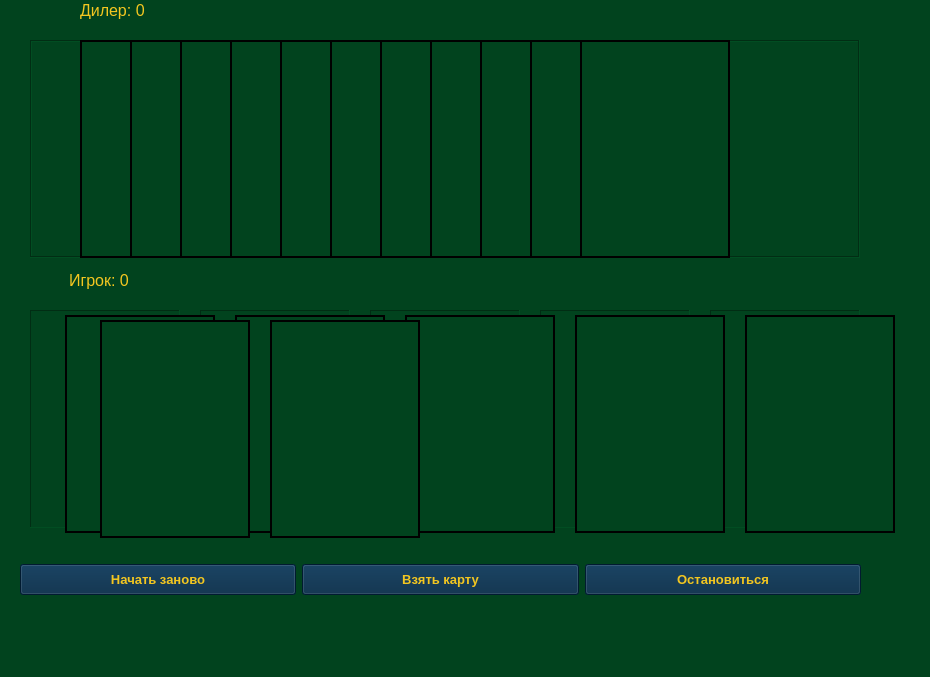
<?xml version="1.0" encoding="UTF-8"?>
<ui version="4.0">
 <class>MainWindow</class>
 <widget class="QMainWindow" name="MainWindow">
  <property name="geometry">
   <rect>
    <x>0</x>
    <y>0</y>
    <width>930</width>
    <height>677</height>
   </rect>
  </property>
  <property name="windowTitle">
   <string>MainWindow</string>
  </property>
  <property name="styleSheet">
   <string notr="true">background-color: rgb(1, 67, 30);</string>
  </property>
  <widget class="QWidget" name="centralwidget">
   <widget class="QLabel" name="dealerCard1">
    <property name="geometry">
     <rect>
      <x>30</x>
      <y>40</y>
      <width>150</width>
      <height>218</height>
     </rect>
    </property>
    <property name="frameShape">
     <enum>QFrame::Box</enum>
    </property>
    <property name="frameShadow">
     <enum>QFrame::Sunken</enum>
    </property>
    <property name="text">
     <string/>
    </property>
    <property name="pixmap">
     <pixmap>images/cards/2_of_clubs.png</pixmap>
    </property>
    <property name="scaledContents">
     <bool>true</bool>
    </property>
   </widget>
   <widget class="QLabel" name="playerCard1">
    <property name="geometry">
     <rect>
      <x>30</x>
      <y>310</y>
      <width>150</width>
      <height>218</height>
     </rect>
    </property>
    <property name="frameShape">
     <enum>QFrame::Panel</enum>
    </property>
    <property name="frameShadow">
     <enum>QFrame::Sunken</enum>
    </property>
    <property name="text">
     <string/>
    </property>
    <property name="pixmap">
     <pixmap>images/cards/2_of_diamonds.png</pixmap>
    </property>
    <property name="scaledContents">
     <bool>true</bool>
    </property>
   </widget>
   <widget class="QLabel" name="dlabel">
    <property name="geometry">
     <rect>
      <x>80</x>
      <y>0</y>
      <width>351</width>
      <height>21</height>
     </rect>
    </property>
    <property name="font">
     <font>
      <pointsize>12</pointsize>
     </font>
    </property>
    <property name="styleSheet">
     <string notr="true">color: rgb(243, 198, 32);</string>
    </property>
    <property name="text">
     <string notr="true">Дилер: 0</string>
    </property>
   </widget>
   <widget class="QLabel" name="dealerCard2">
    <property name="geometry">
     <rect>
      <x>200</x>
      <y>40</y>
      <width>150</width>
      <height>218</height>
     </rect>
    </property>
    <property name="frameShape">
     <enum>QFrame::Box</enum>
    </property>
    <property name="frameShadow">
     <enum>QFrame::Sunken</enum>
    </property>
    <property name="text">
     <string/>
    </property>
    <property name="pixmap">
     <pixmap>images/cards/2_of_clubs.png</pixmap>
    </property>
    <property name="scaledContents">
     <bool>true</bool>
    </property>
   </widget>
   <widget class="QLabel" name="dealerCard3">
    <property name="geometry">
     <rect>
      <x>370</x>
      <y>40</y>
      <width>150</width>
      <height>218</height>
     </rect>
    </property>
    <property name="frameShape">
     <enum>QFrame::Box</enum>
    </property>
    <property name="frameShadow">
     <enum>QFrame::Sunken</enum>
    </property>
    <property name="text">
     <string/>
    </property>
    <property name="pixmap">
     <pixmap>images/cards/2_of_clubs.png</pixmap>
    </property>
    <property name="scaledContents">
     <bool>true</bool>
    </property>
   </widget>
   <widget class="QLabel" name="dealerCard4">
    <property name="geometry">
     <rect>
      <x>540</x>
      <y>40</y>
      <width>150</width>
      <height>218</height>
     </rect>
    </property>
    <property name="frameShape">
     <enum>QFrame::Box</enum>
    </property>
    <property name="frameShadow">
     <enum>QFrame::Sunken</enum>
    </property>
    <property name="text">
     <string/>
    </property>
    <property name="pixmap">
     <pixmap>images/cards/2_of_clubs.png</pixmap>
    </property>
    <property name="scaledContents">
     <bool>true</bool>
    </property>
   </widget>
   <widget class="QLabel" name="dealerCard5">
    <property name="geometry">
     <rect>
      <x>710</x>
      <y>40</y>
      <width>150</width>
      <height>218</height>
     </rect>
    </property>
    <property name="frameShape">
     <enum>QFrame::Box</enum>
    </property>
    <property name="frameShadow">
     <enum>QFrame::Sunken</enum>
    </property>
    <property name="text">
     <string/>
    </property>
    <property name="pixmap">
     <pixmap>images/cards/2_of_clubs.png</pixmap>
    </property>
    <property name="scaledContents">
     <bool>true</bool>
    </property>
   </widget>
   <widget class="QLabel" name="playerCard2">
    <property name="geometry">
     <rect>
      <x>200</x>
      <y>310</y>
      <width>150</width>
      <height>218</height>
     </rect>
    </property>
    <property name="frameShape">
     <enum>QFrame::Panel</enum>
    </property>
    <property name="frameShadow">
     <enum>QFrame::Sunken</enum>
    </property>
    <property name="text">
     <string/>
    </property>
    <property name="pixmap">
     <pixmap>images/cards/2_of_diamonds.png</pixmap>
    </property>
    <property name="scaledContents">
     <bool>true</bool>
    </property>
   </widget>
   <widget class="QLabel" name="playerCard3">
    <property name="geometry">
     <rect>
      <x>370</x>
      <y>310</y>
      <width>150</width>
      <height>218</height>
     </rect>
    </property>
    <property name="frameShape">
     <enum>QFrame::Panel</enum>
    </property>
    <property name="frameShadow">
     <enum>QFrame::Sunken</enum>
    </property>
    <property name="text">
     <string/>
    </property>
    <property name="pixmap">
     <pixmap>images/cards/2_of_diamonds.png</pixmap>
    </property>
    <property name="scaledContents">
     <bool>true</bool>
    </property>
   </widget>
   <widget class="QLabel" name="playerCard4">
    <property name="geometry">
     <rect>
      <x>540</x>
      <y>310</y>
      <width>150</width>
      <height>218</height>
     </rect>
    </property>
    <property name="frameShape">
     <enum>QFrame::Panel</enum>
    </property>
    <property name="frameShadow">
     <enum>QFrame::Sunken</enum>
    </property>
    <property name="text">
     <string/>
    </property>
    <property name="pixmap">
     <pixmap>images/cards/2_of_diamonds.png</pixmap>
    </property>
    <property name="scaledContents">
     <bool>true</bool>
    </property>
   </widget>
   <widget class="QLabel" name="playerCard5">
    <property name="geometry">
     <rect>
      <x>710</x>
      <y>310</y>
      <width>150</width>
      <height>218</height>
     </rect>
    </property>
    <property name="frameShape">
     <enum>QFrame::Panel</enum>
    </property>
    <property name="frameShadow">
     <enum>QFrame::Sunken</enum>
    </property>
    <property name="text">
     <string/>
    </property>
    <property name="pixmap">
     <pixmap>images/cards/2_of_diamonds.png</pixmap>
    </property>
    <property name="scaledContents">
     <bool>true</bool>
    </property>
   </widget>
   <widget class="QWidget" name="horizontalLayoutWidget">
    <property name="geometry">
     <rect>
      <x>20</x>
      <y>540</y>
      <width>841</width>
      <height>80</height>
     </rect>
    </property>
    <layout class="QHBoxLayout" name="actions">
     <item>
      <widget class="QPushButton" name="btn_restart">
       <property name="minimumSize">
        <size>
         <width>0</width>
         <height>31</height>
        </size>
       </property>
       <property name="font">
        <font>
         <pointsize>10</pointsize>
         <weight>75</weight>
         <bold>true</bold>
         <kerning>true</kerning>
        </font>
       </property>
       <property name="focusPolicy">
        <enum>Qt::StrongFocus</enum>
       </property>
       <property name="styleSheet">
        <string notr="true">background-color: rgb(1, 38, 67);
color: rgb(243, 198, 32);</string>
       </property>
       <property name="text">
        <string>Начать заново</string>
       </property>
      </widget>
     </item>
     <item>
      <widget class="QPushButton" name="btn_hit">
       <property name="minimumSize">
        <size>
         <width>0</width>
         <height>31</height>
        </size>
       </property>
       <property name="font">
        <font>
         <pointsize>10</pointsize>
         <weight>75</weight>
         <bold>true</bold>
        </font>
       </property>
       <property name="styleSheet">
        <string notr="true">background-color: rgb(1, 38, 67);
color: rgb(243, 198, 32);</string>
       </property>
       <property name="text">
        <string>Взять карту</string>
       </property>
      </widget>
     </item>
     <item>
      <widget class="QPushButton" name="btn_stand">
       <property name="minimumSize">
        <size>
         <width>0</width>
         <height>31</height>
        </size>
       </property>
       <property name="font">
        <font>
         <pointsize>10</pointsize>
         <weight>75</weight>
         <bold>true</bold>
        </font>
       </property>
       <property name="styleSheet">
        <string notr="true">background-color: rgb(1, 38, 67);
color: rgb(243, 198, 32);</string>
       </property>
       <property name="text">
        <string>Остановиться</string>
       </property>
      </widget>
     </item>
    </layout>
   </widget>
   <widget class="QLabel" name="playerCard6">
    <property name="geometry">
     <rect>
      <x>65</x>
      <y>315</y>
      <width>150</width>
      <height>218</height>
     </rect>
    </property>
    <property name="frameShape">
     <enum>QFrame::Box</enum>
    </property>
    <property name="lineWidth">
     <number>2</number>
    </property>
    <property name="text">
     <string/>
    </property>
    <property name="pixmap">
     <pixmap>images/cards/2_of_diamonds.png</pixmap>
    </property>
    <property name="scaledContents">
     <bool>true</bool>
    </property>
   </widget>
   <widget class="QLabel" name="playerCard7">
    <property name="geometry">
     <rect>
      <x>235</x>
      <y>315</y>
      <width>150</width>
      <height>218</height>
     </rect>
    </property>
    <property name="frameShape">
     <enum>QFrame::Box</enum>
    </property>
    <property name="lineWidth">
     <number>2</number>
    </property>
    <property name="text">
     <string/>
    </property>
    <property name="pixmap">
     <pixmap>images/cards/2_of_diamonds.png</pixmap>
    </property>
    <property name="scaledContents">
     <bool>true</bool>
    </property>
   </widget>
   <widget class="QLabel" name="dealerCard_2">
    <property name="enabled">
     <bool>true</bool>
    </property>
    <property name="geometry">
     <rect>
      <x>80</x>
      <y>40</y>
      <width>150</width>
      <height>218</height>
     </rect>
    </property>
    <property name="frameShape">
     <enum>QFrame::Box</enum>
    </property>
    <property name="lineWidth">
     <number>2</number>
    </property>
    <property name="text">
     <string/>
    </property>
    <property name="pixmap">
     <pixmap>images/cards/2_of_clubs.png</pixmap>
    </property>
    <property name="scaledContents">
     <bool>true</bool>
    </property>
   </widget>
   <widget class="QLabel" name="dealerCard_3">
    <property name="enabled">
     <bool>true</bool>
    </property>
    <property name="geometry">
     <rect>
      <x>130</x>
      <y>40</y>
      <width>150</width>
      <height>218</height>
     </rect>
    </property>
    <property name="autoFillBackground">
     <bool>false</bool>
    </property>
    <property name="styleSheet">
     <string notr="true"/>
    </property>
    <property name="frameShape">
     <enum>QFrame::Box</enum>
    </property>
    <property name="lineWidth">
     <number>2</number>
    </property>
    <property name="text">
     <string/>
    </property>
    <property name="pixmap">
     <pixmap>images/cards/2_of_clubs.png</pixmap>
    </property>
    <property name="scaledContents">
     <bool>true</bool>
    </property>
   </widget>
   <widget class="QWidget" name="horizontalLayoutWidget_2">
    <property name="geometry">
     <rect>
      <x>69</x>
      <y>260</y>
      <width>751</width>
      <height>41</height>
     </rect>
    </property>
    <layout class="QHBoxLayout" name="labels_layout">
     <item>
      <widget class="QLabel" name="plabel">
       <property name="font">
        <font>
         <pointsize>12</pointsize>
        </font>
       </property>
       <property name="styleSheet">
        <string notr="true">color: rgb(243, 198, 32);</string>
       </property>
       <property name="text">
        <string notr="true">Игрок: 0</string>
       </property>
      </widget>
     </item>
     <item>
      <widget class="QLabel" name="res_label">
       <property name="font">
        <font>
         <pointsize>12</pointsize>
         <weight>75</weight>
         <bold>true</bold>
        </font>
       </property>
       <property name="styleSheet">
        <string notr="true">color: rgb(243, 198, 32);</string>
       </property>
       <property name="text">
        <string/>
       </property>
      </widget>
     </item>
    </layout>
   </widget>
   <widget class="QLabel" name="playerCard8">
    <property name="geometry">
     <rect>
      <x>405</x>
      <y>315</y>
      <width>150</width>
      <height>218</height>
     </rect>
    </property>
    <property name="frameShape">
     <enum>QFrame::Box</enum>
    </property>
    <property name="lineWidth">
     <number>2</number>
    </property>
    <property name="text">
     <string/>
    </property>
    <property name="pixmap">
     <pixmap>images/cards/2_of_diamonds.png</pixmap>
    </property>
    <property name="scaledContents">
     <bool>true</bool>
    </property>
   </widget>
   <widget class="QLabel" name="playerCard9">
    <property name="geometry">
     <rect>
      <x>575</x>
      <y>315</y>
      <width>150</width>
      <height>218</height>
     </rect>
    </property>
    <property name="frameShape">
     <enum>QFrame::Box</enum>
    </property>
    <property name="lineWidth">
     <number>2</number>
    </property>
    <property name="text">
     <string/>
    </property>
    <property name="pixmap">
     <pixmap>images/cards/2_of_diamonds.png</pixmap>
    </property>
    <property name="scaledContents">
     <bool>true</bool>
    </property>
   </widget>
   <widget class="QLabel" name="playerCard10">
    <property name="geometry">
     <rect>
      <x>745</x>
      <y>315</y>
      <width>150</width>
      <height>218</height>
     </rect>
    </property>
    <property name="frameShape">
     <enum>QFrame::Box</enum>
    </property>
    <property name="lineWidth">
     <number>2</number>
    </property>
    <property name="text">
     <string/>
    </property>
    <property name="pixmap">
     <pixmap>images/cards/2_of_diamonds.png</pixmap>
    </property>
    <property name="scaledContents">
     <bool>true</bool>
    </property>
   </widget>
   <widget class="QLabel" name="dealerCard_4">
    <property name="enabled">
     <bool>true</bool>
    </property>
    <property name="geometry">
     <rect>
      <x>180</x>
      <y>40</y>
      <width>150</width>
      <height>218</height>
     </rect>
    </property>
    <property name="autoFillBackground">
     <bool>false</bool>
    </property>
    <property name="styleSheet">
     <string notr="true"/>
    </property>
    <property name="frameShape">
     <enum>QFrame::Box</enum>
    </property>
    <property name="lineWidth">
     <number>2</number>
    </property>
    <property name="text">
     <string/>
    </property>
    <property name="pixmap">
     <pixmap>images/cards/2_of_clubs.png</pixmap>
    </property>
    <property name="scaledContents">
     <bool>true</bool>
    </property>
   </widget>
   <widget class="QLabel" name="dealerCard_8">
    <property name="enabled">
     <bool>true</bool>
    </property>
    <property name="geometry">
     <rect>
      <x>380</x>
      <y>40</y>
      <width>150</width>
      <height>218</height>
     </rect>
    </property>
    <property name="autoFillBackground">
     <bool>false</bool>
    </property>
    <property name="styleSheet">
     <string notr="true"/>
    </property>
    <property name="frameShape">
     <enum>QFrame::Box</enum>
    </property>
    <property name="lineWidth">
     <number>2</number>
    </property>
    <property name="text">
     <string/>
    </property>
    <property name="pixmap">
     <pixmap>images/cards/2_of_clubs.png</pixmap>
    </property>
    <property name="scaledContents">
     <bool>true</bool>
    </property>
   </widget>
   <widget class="QLabel" name="dealerCard_6">
    <property name="enabled">
     <bool>true</bool>
    </property>
    <property name="geometry">
     <rect>
      <x>280</x>
      <y>40</y>
      <width>150</width>
      <height>218</height>
     </rect>
    </property>
    <property name="autoFillBackground">
     <bool>false</bool>
    </property>
    <property name="styleSheet">
     <string notr="true"/>
    </property>
    <property name="frameShape">
     <enum>QFrame::Box</enum>
    </property>
    <property name="lineWidth">
     <number>2</number>
    </property>
    <property name="text">
     <string/>
    </property>
    <property name="pixmap">
     <pixmap>images/cards/2_of_clubs.png</pixmap>
    </property>
    <property name="scaledContents">
     <bool>true</bool>
    </property>
   </widget>
   <widget class="QLabel" name="dealerCard_5">
    <property name="enabled">
     <bool>true</bool>
    </property>
    <property name="geometry">
     <rect>
      <x>230</x>
      <y>40</y>
      <width>150</width>
      <height>218</height>
     </rect>
    </property>
    <property name="frameShape">
     <enum>QFrame::Box</enum>
    </property>
    <property name="lineWidth">
     <number>2</number>
    </property>
    <property name="text">
     <string/>
    </property>
    <property name="pixmap">
     <pixmap>images/cards/2_of_clubs.png</pixmap>
    </property>
    <property name="scaledContents">
     <bool>true</bool>
    </property>
   </widget>
   <widget class="QLabel" name="dealerCard_7">
    <property name="enabled">
     <bool>true</bool>
    </property>
    <property name="geometry">
     <rect>
      <x>330</x>
      <y>40</y>
      <width>150</width>
      <height>218</height>
     </rect>
    </property>
    <property name="autoFillBackground">
     <bool>false</bool>
    </property>
    <property name="styleSheet">
     <string notr="true"/>
    </property>
    <property name="frameShape">
     <enum>QFrame::Box</enum>
    </property>
    <property name="lineWidth">
     <number>2</number>
    </property>
    <property name="text">
     <string/>
    </property>
    <property name="pixmap">
     <pixmap>images/cards/2_of_clubs.png</pixmap>
    </property>
    <property name="scaledContents">
     <bool>true</bool>
    </property>
   </widget>
   <widget class="QLabel" name="dealerCard_9">
    <property name="enabled">
     <bool>true</bool>
    </property>
    <property name="geometry">
     <rect>
      <x>430</x>
      <y>40</y>
      <width>150</width>
      <height>218</height>
     </rect>
    </property>
    <property name="autoFillBackground">
     <bool>false</bool>
    </property>
    <property name="styleSheet">
     <string notr="true"/>
    </property>
    <property name="frameShape">
     <enum>QFrame::Box</enum>
    </property>
    <property name="lineWidth">
     <number>2</number>
    </property>
    <property name="text">
     <string/>
    </property>
    <property name="pixmap">
     <pixmap>images/cards/2_of_clubs.png</pixmap>
    </property>
    <property name="scaledContents">
     <bool>true</bool>
    </property>
   </widget>
   <widget class="QLabel" name="dealerCard_10">
    <property name="enabled">
     <bool>true</bool>
    </property>
    <property name="geometry">
     <rect>
      <x>480</x>
      <y>40</y>
      <width>150</width>
      <height>218</height>
     </rect>
    </property>
    <property name="autoFillBackground">
     <bool>false</bool>
    </property>
    <property name="styleSheet">
     <string notr="true"/>
    </property>
    <property name="frameShape">
     <enum>QFrame::Box</enum>
    </property>
    <property name="lineWidth">
     <number>2</number>
    </property>
    <property name="text">
     <string/>
    </property>
    <property name="pixmap">
     <pixmap>images/cards/2_of_clubs.png</pixmap>
    </property>
    <property name="scaledContents">
     <bool>true</bool>
    </property>
   </widget>
   <widget class="QLabel" name="dealerCard_11">
    <property name="enabled">
     <bool>true</bool>
    </property>
    <property name="geometry">
     <rect>
      <x>530</x>
      <y>40</y>
      <width>150</width>
      <height>218</height>
     </rect>
    </property>
    <property name="frameShape">
     <enum>QFrame::Box</enum>
    </property>
    <property name="lineWidth">
     <number>2</number>
    </property>
    <property name="text">
     <string/>
    </property>
    <property name="pixmap">
     <pixmap>images/cards/2_of_clubs.png</pixmap>
    </property>
    <property name="scaledContents">
     <bool>true</bool>
    </property>
   </widget>
   <widget class="QLabel" name="dealerCard_12">
    <property name="enabled">
     <bool>true</bool>
    </property>
    <property name="geometry">
     <rect>
      <x>580</x>
      <y>40</y>
      <width>150</width>
      <height>218</height>
     </rect>
    </property>
    <property name="autoFillBackground">
     <bool>false</bool>
    </property>
    <property name="styleSheet">
     <string notr="true"/>
    </property>
    <property name="frameShape">
     <enum>QFrame::Box</enum>
    </property>
    <property name="lineWidth">
     <number>2</number>
    </property>
    <property name="text">
     <string/>
    </property>
    <property name="pixmap">
     <pixmap>images/cards/2_of_clubs.png</pixmap>
    </property>
    <property name="scaledContents">
     <bool>true</bool>
    </property>
   </widget>
   <widget class="QLabel" name="playerCard11">
    <property name="geometry">
     <rect>
      <x>100</x>
      <y>320</y>
      <width>150</width>
      <height>218</height>
     </rect>
    </property>
    <property name="frameShape">
     <enum>QFrame::Box</enum>
    </property>
    <property name="lineWidth">
     <number>2</number>
    </property>
    <property name="text">
     <string/>
    </property>
    <property name="pixmap">
     <pixmap>images/cards/2_of_diamonds.png</pixmap>
    </property>
    <property name="scaledContents">
     <bool>true</bool>
    </property>
   </widget>
   <widget class="QLabel" name="playerCard12">
    <property name="geometry">
     <rect>
      <x>270</x>
      <y>320</y>
      <width>150</width>
      <height>218</height>
     </rect>
    </property>
    <property name="frameShape">
     <enum>QFrame::Box</enum>
    </property>
    <property name="lineWidth">
     <number>2</number>
    </property>
    <property name="text">
     <string/>
    </property>
    <property name="pixmap">
     <pixmap>images/cards/2_of_diamonds.png</pixmap>
    </property>
    <property name="scaledContents">
     <bool>true</bool>
    </property>
   </widget>
   <zorder>dealerCard1</zorder>
   <zorder>playerCard1</zorder>
   <zorder>dlabel</zorder>
   <zorder>dealerCard2</zorder>
   <zorder>dealerCard3</zorder>
   <zorder>dealerCard4</zorder>
   <zorder>dealerCard5</zorder>
   <zorder>playerCard2</zorder>
   <zorder>playerCard3</zorder>
   <zorder>playerCard4</zorder>
   <zorder>playerCard5</zorder>
   <zorder>horizontalLayoutWidget</zorder>
   <zorder>playerCard6</zorder>
   <zorder>playerCard7</zorder>
   <zorder>dealerCard_2</zorder>
   <zorder>dealerCard_3</zorder>
   <zorder>horizontalLayoutWidget_2</zorder>
   <zorder>playerCard8</zorder>
   <zorder>playerCard9</zorder>
   <zorder>playerCard10</zorder>
   <zorder>dealerCard_4</zorder>
   <zorder>dealerCard_5</zorder>
   <zorder>dealerCard_6</zorder>
   <zorder>dealerCard_7</zorder>
   <zorder>dealerCard_8</zorder>
   <zorder>dealerCard_9</zorder>
   <zorder>dealerCard_10</zorder>
   <zorder>dealerCard_11</zorder>
   <zorder>dealerCard_12</zorder>
   <zorder>playerCard11</zorder>
   <zorder>playerCard12</zorder>
  </widget>
  <widget class="QMenuBar" name="menubar">
   <property name="geometry">
    <rect>
     <x>0</x>
     <y>0</y>
     <width>930</width>
     <height>26</height>
    </rect>
   </property>
  </widget>
  <widget class="QStatusBar" name="statusbar"/>
 </widget>
 <resources/>
 <connections/>
</ui>
